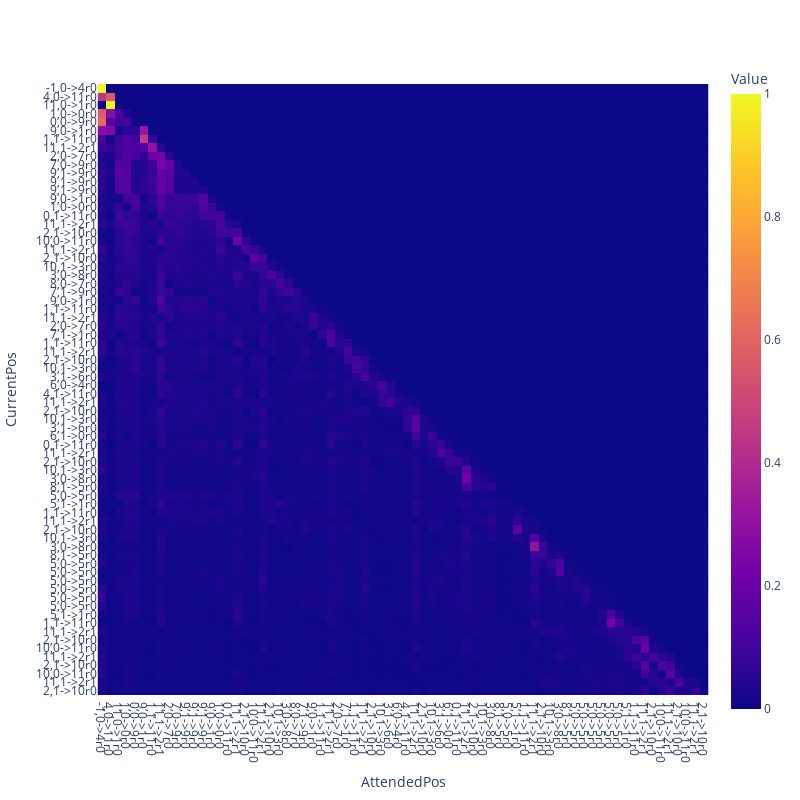

Write notebook code for a chart like this one.
### Code cell
display_head(cache, labels, 0, 1, 3)

### Figure 1 — Plotly figure (JSON) as saved in the notebook; plotly's stock layout.template omitted (floating-point values rounded to 4 significant figures; data arrays with more than 128 entries replaced by an {"elided": "..."} marker saying what was removed)
{"data": [{"coloraxis": "coloraxis", "hovertemplate": "AttendedPos: %{x}<br>CurrentPos: %{y}<br>Value: %{z}<extra></extra>", "name": "0", "type": "heatmap", "xaxis": "x", "yaxis": "y", "z": {"elided": "72x72 float values"}}], "layout": {"coloraxis": {"colorbar": {"title": {"text": "Value"}}, "colorscale": [[0, "#0d0887"], [0.1111, "#46039f"], [0.2222, "#7201a8"], [0.3333, "#9c179e"], [0.4444, "#bd3786"], [0.5556, "#d8576b"], [0.6667, "#ed7953"], [0.7778, "#fb9f3a"], [0.8889, "#fdca26"], [1, "#f0f921"]]}, "height": 800, "margin": {"t": 60}, "width": 800, "xaxis": {"anchor": "y", "constrain": "domain", "domain": [0, 1], "scaleanchor": "y", "tickmode": "array", "ticktext": {"elided": "240 str values"}, "tickvals": {"elided": "240 int values"}, "title": {"text": "AttendedPos"}}, "yaxis": {"anchor": "x", "autorange": "reversed", "constrain": "domain", "domain": [0, 1], "tickmode": "array", "ticktext": {"elided": "240 str values"}, "tickvals": {"elided": "240 int values"}, "title": {"text": "CurrentPos"}}}}
